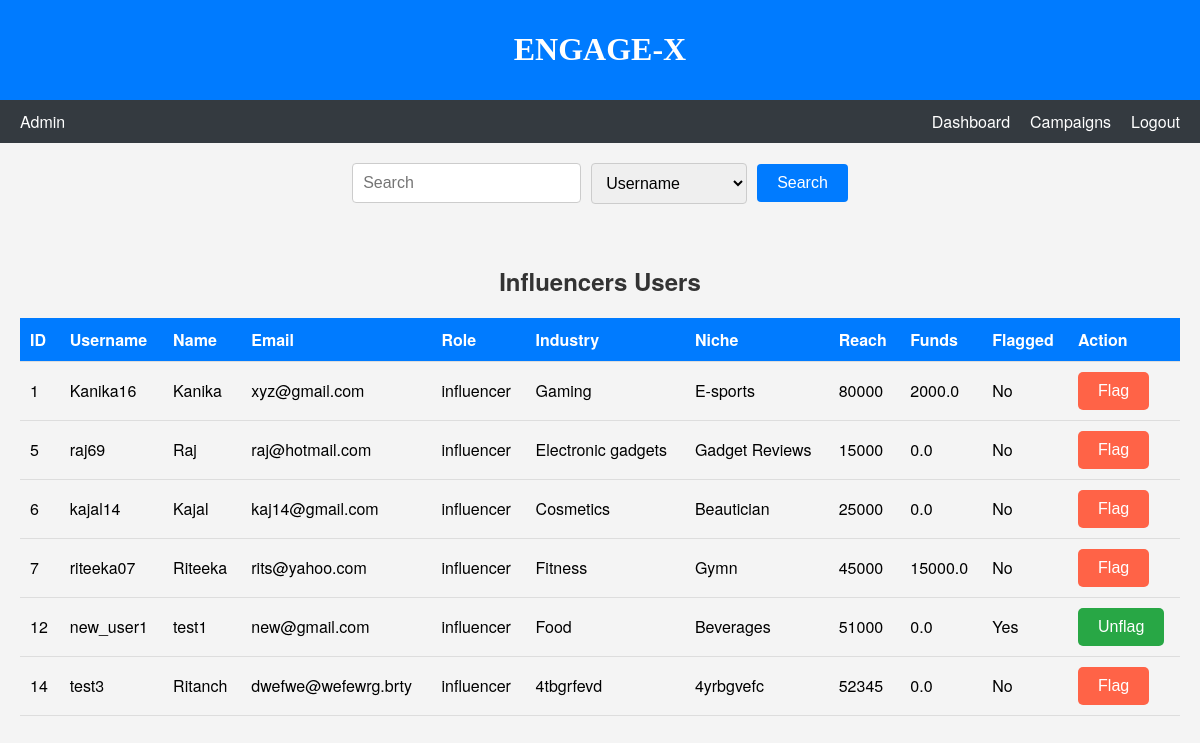
The app's page /show_users/influencers with its own data.
### models.py (models this page shows, shortened)
class User(db.Model):
    __tablename__ = "user"
    id = db.Column(db.Integer, primary_key=True, autoincrement=True)
    username = db.Column(db.String, nullable=False)
    email = db.Column(db.String, nullable=False)
    role = db.Column(db.String, nullable=False) # admin , sponsor or influencer
    password = db.Column(db.String, nullable=False)
    is_flagged = db.Column(db.Boolean, default=False, nullable=False)  # New attribute for flagging users
    profile = db.relationship('Profile', back_populates='user', uselist=False)
    campaigns = db.relationship('Campaign', back_populates='sponsor')
    ad_requests = db.relationship('AdRequest', back_populates='influencer')

class Profile(db.Model):
    __tablename__ = "profile"
    id = db.Column(db.Integer, primary_key=True, autoincrement=True)
    user_id = db.Column(db.Integer, db.ForeignKey("user.id"), nullable=False)
    name = db.Column(db.String, nullable=False)
    industry = db.Column(db.String)
    niche = db.Column(db.String)
    reach = db.Column(db.Integer)
    funds = db.Column(db.Float)
    user = db.relationship('User', back_populates='profile')

### app.py (the view, shortened to what this page needs)
@app.route('/show_users/<type>', methods=['GET', 'POST'])
def show_users(type):
    if type == 'all':
        users = User.query.filter(User.role != 'admin').all()
    elif type == 'influencers':
        users = User.query.filter(User.role == 'influencer').all()
    elif type == 'sponsors':
        users = User.query.filter(User.role == 'sponsor').all()
    elif type == 'flagged':
        users = User.query.filter(User.is_flagged == True).all()
    return rt('users.html', users=users, type=type)

### templates/users.html (shortened to what this page needs)
<!DOCTYPE html>
<html lang="en">
<head>
    <link rel="stylesheet" href="{{ url_for('static', filename='css/admin_dashboard.css') }}">
</head>
<body>
    <header>
        <h1>ENGAGE-X</h1>
    </header>
    <nav class="navbar">
        <div class="navbar-left">
            <span>Admin</span>
        </div>
        <div class="navbar-right">
            <a href="{{ url_for('admin_dashboard') }}">Dashboard</a>
            <a href="{{ url_for('show_campaigns', type='all') }}">Campaigns</a>
            <a href="{{ url_for('logout') }}">Logout</a>
        </div>
    </nav>
    <div id="search-bar" class="search-bar">
        <form action="{{ url_for('search_admin') }}" method="POST">
            <input type="text" name="search-input" placeholder="Search" id="search-input">
            <select name="tag" id="tag">
                <option value="username">Username</option>
            </select>
            <button id="search-button">Search</button>
        </form>
    </div>
    <section id="users-section">
        <h2>{{ type|capitalize }} Users</h2>
        <table>
            <thead>
                <tr>
                    <th>ID</th>
                    <th>Username</th>
                    <th>Name</th>
                    <th>Email</th>
                    <th>Role</th>
                    <th>Industry</th>
                    <th>Niche</th>
                    <th>Reach</th>
                    <th>Funds</th>
                    <th>Flagged</th>
                    <th>Action</th>
                </tr>
            </thead>
            <tbody>
                {% for user in users %}
                <tr>
                    <td>{{ user.id }}</td>
                    <td>{{ user.username }}</td>
                    <td>{{ user.profile.name }}</td>
                    <td>{{ user.email }}</td>
                    <td>{{ user.role }}</td>
                    <td>{{ user.profile.industry }}</td>
                    <td>{{ user.profile.niche }}</td>
                    <td>{{ user.profile.reach }}</td>
                    <td>{{ user.profile.funds }}</td>
                    <td>{{ 'Yes' if user.is_flagged else 'No' }}</td>
                    <td>
                        <form action="{{ url_for('show_users', type=type) }}" method="post">
                            {% if user.is_flagged %}
                                <button type="submit" name="action" value="unflag" class="unflag-button">Unflag</button>
                            {% else %}
                                <button type="submit" name="action" value="flag" class="flag-button">Flag</button>
                            {% endif %}
                        </form>
                    </td>
                </tr>
                {% endfor %}
            </tbody>
        </table>
    </section>
</body>
</html>

### static/css/admin_dashboard.css (style rules this page uses)
body { font-family: 'Helvetica Neue', sans-serif; margin: 0; padding: 0; background-color: #f4f4f4; }
header { font-family: stylish; background-color: #007bff; color: white; padding: 10px 20px; text-align: center; }
.navbar { display: flex; justify-content: space-between; background-color: #343a40; color: white; padding: 10px 20px; }
.navbar-left { display: flex; align-items: center; }
.navbar-right { display: flex; align-items: center; }
.navbar-right a { color: white; text-decoration: none; margin-left: 20px; }
.search-bar { margin: 20px; display: flex; justify-content: center; align-items: center; }
.search-bar form { display: flex; align-items: center; }
#search-input { padding: 10px; font-size: 16px; border: 1px solid #ccc; border-radius: 4px; margin-right: 10px; }
#tag { padding: 10px; font-size: 16px; border: 1px solid #ccc; border-radius: 4px; margin-right: 10px; }
#search-button { padding: 10px 20px; font-size: 16px; background-color: #007bff; color: white; border: none; border-radius: 4px; cursor: pointer; }
#users-section { padding: 20px; text-align: center; }
#users-section h2 { color: #333; margin-bottom: 20px; }
#users-section table { width: 100%; border-collapse: collapse; margin: 20px 0; }
#users-section th, #users-section td { padding: 10px; text-align: left; border-bottom: 1px solid #ddd; }
#users-section th { background-color: #007bff; color: white; }
.flag-button, .unflag-button { padding: 10px 20px; font-size: 16px; border: none; border-radius: 5px; cursor: pointer; }
.flag-button { background-color: #FF6347; color: white; }
.unflag-button { background-color: #28a745; color: white; }

### records on screen
User: id "1", username "Kanika16", profile.name "Kanika", email "xyz@gmail.com", role "influencer", profile.industry "Gaming", profile.niche "E-sports", profile.reach "80000", profile.funds "2000.0", is_flagged "No", shows "Flag"
User: id "5", username "raj69", profile.name "Raj", email "raj@hotmail.com", role "influencer", profile.industry "Electronic gadgets", profile.niche "Gadget Reviews", profile.reach "15000", profile.funds "0.0", is_flagged "No", shows "Flag"
User: id "6", username "kajal14", profile.name "Kajal", email "kaj14@gmail.com", role "influencer", profile.industry "Cosmetics", profile.niche "Beautician", profile.reach "25000", profile.funds "0.0", is_flagged "No", shows "Flag"
User: id "7", username "riteeka07", profile.name "Riteeka", email "rits@yahoo.com", role "influencer", profile.industry "Fitness", profile.niche "Gymn", profile.reach "45000", profile.funds "15000.0", is_flagged "No", shows "Flag"
User: id "12", username "new_user1", profile.name "test1", email "new@gmail.com", role "influencer", profile.industry "Food", profile.niche "Beverages", profile.reach "51000", profile.funds "0.0", is_flagged "Yes", shows "Unflag"
User: id "14", username "test3", profile.name "Ritanch", email "dwefwe@wefewrg.brty", role "influencer", profile.industry "4tbgrfevd", profile.niche "4yrbgvefc", profile.reach "52345", profile.funds "0.0", is_flagged "No", shows "Flag"

### other values on screen
{{ type|capitalize }} "Influencers"
